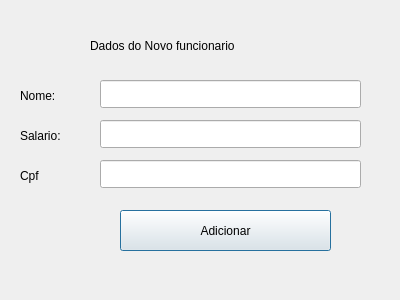
<?xml version="1.0" encoding="UTF-8"?>
<ui version="4.0">
 <class>AdcionarFuncionarios</class>
 <widget class="QDialog" name="AdcionarFuncionarios">
  <property name="geometry">
   <rect>
    <x>0</x>
    <y>0</y>
    <width>400</width>
    <height>300</height>
   </rect>
  </property>
  <property name="windowTitle">
   <string>Dialog</string>
  </property>
  <widget class="QLabel" name="label_2">
   <property name="geometry">
    <rect>
     <x>20</x>
     <y>80</y>
     <width>81</width>
     <height>31</height>
    </rect>
   </property>
   <property name="text">
    <string>Nome:</string>
   </property>
  </widget>
  <widget class="QLineEdit" name="Nome_txt">
   <property name="geometry">
    <rect>
     <x>100</x>
     <y>80</y>
     <width>261</width>
     <height>28</height>
    </rect>
   </property>
  </widget>
  <widget class="QLabel" name="label_3">
   <property name="geometry">
    <rect>
     <x>20</x>
     <y>120</y>
     <width>81</width>
     <height>31</height>
    </rect>
   </property>
   <property name="text">
    <string>Salario:</string>
   </property>
  </widget>
  <widget class="QLineEdit" name="Salario_txt">
   <property name="geometry">
    <rect>
     <x>100</x>
     <y>120</y>
     <width>261</width>
     <height>28</height>
    </rect>
   </property>
  </widget>
  <widget class="QLabel" name="label_4">
   <property name="geometry">
    <rect>
     <x>20</x>
     <y>160</y>
     <width>81</width>
     <height>31</height>
    </rect>
   </property>
   <property name="text">
    <string>Cpf</string>
   </property>
  </widget>
  <widget class="QLineEdit" name="Cpf_txt">
   <property name="geometry">
    <rect>
     <x>100</x>
     <y>160</y>
     <width>261</width>
     <height>28</height>
    </rect>
   </property>
  </widget>
  <widget class="QLabel" name="label_5">
   <property name="geometry">
    <rect>
     <x>90</x>
     <y>30</y>
     <width>211</width>
     <height>31</height>
    </rect>
   </property>
   <property name="text">
    <string>Dados do Novo funcionario</string>
   </property>
  </widget>
  <widget class="QPushButton" name="pushButton">
   <property name="geometry">
    <rect>
     <x>120</x>
     <y>210</y>
     <width>211</width>
     <height>41</height>
    </rect>
   </property>
   <property name="text">
    <string>Adicionar</string>
   </property>
  </widget>
 </widget>
 <resources/>
 <connections/>
</ui>
